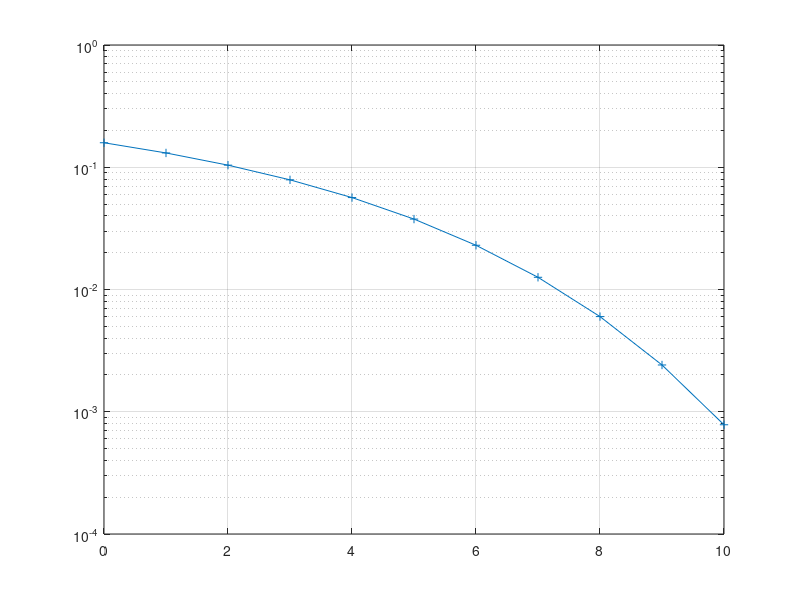

MATLAB code to generate this figure:
clc
clear all
close all

snr_db = [0:1:10];
snr_lin = 10.^(snr_db./10);
error = qfunc(sqrt(snr_lin));

semilogy(snr_db, error, '-+');
grid on;